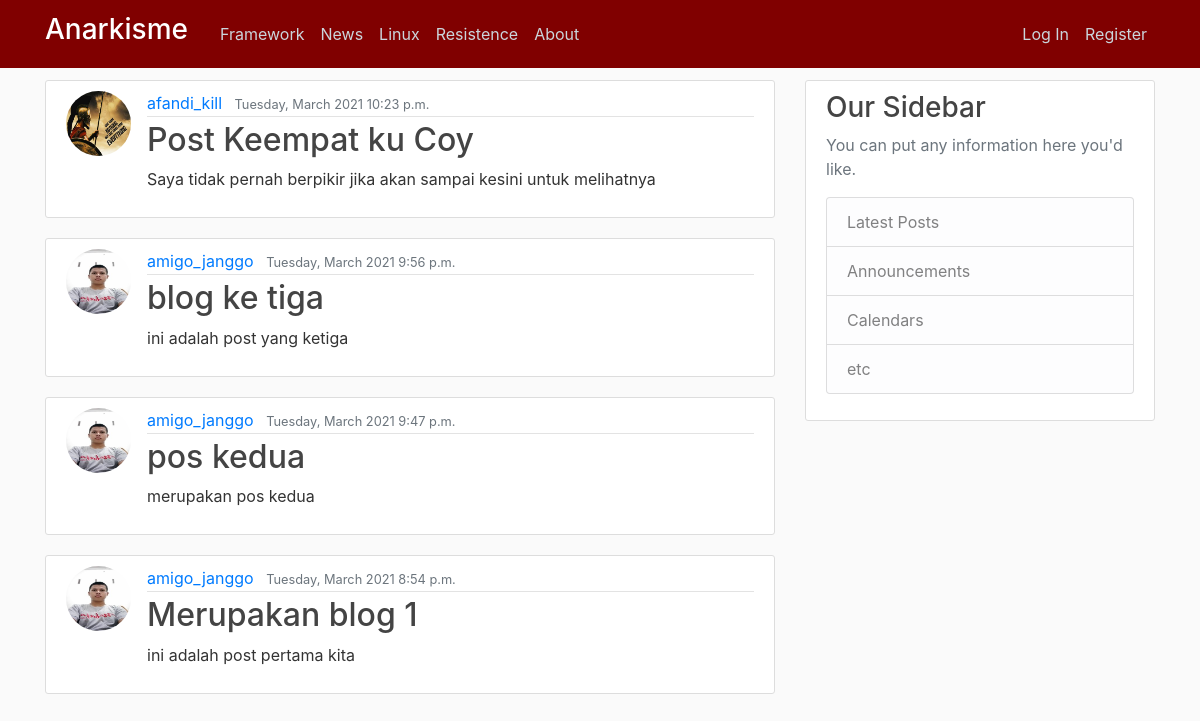
The app's page /, older data.
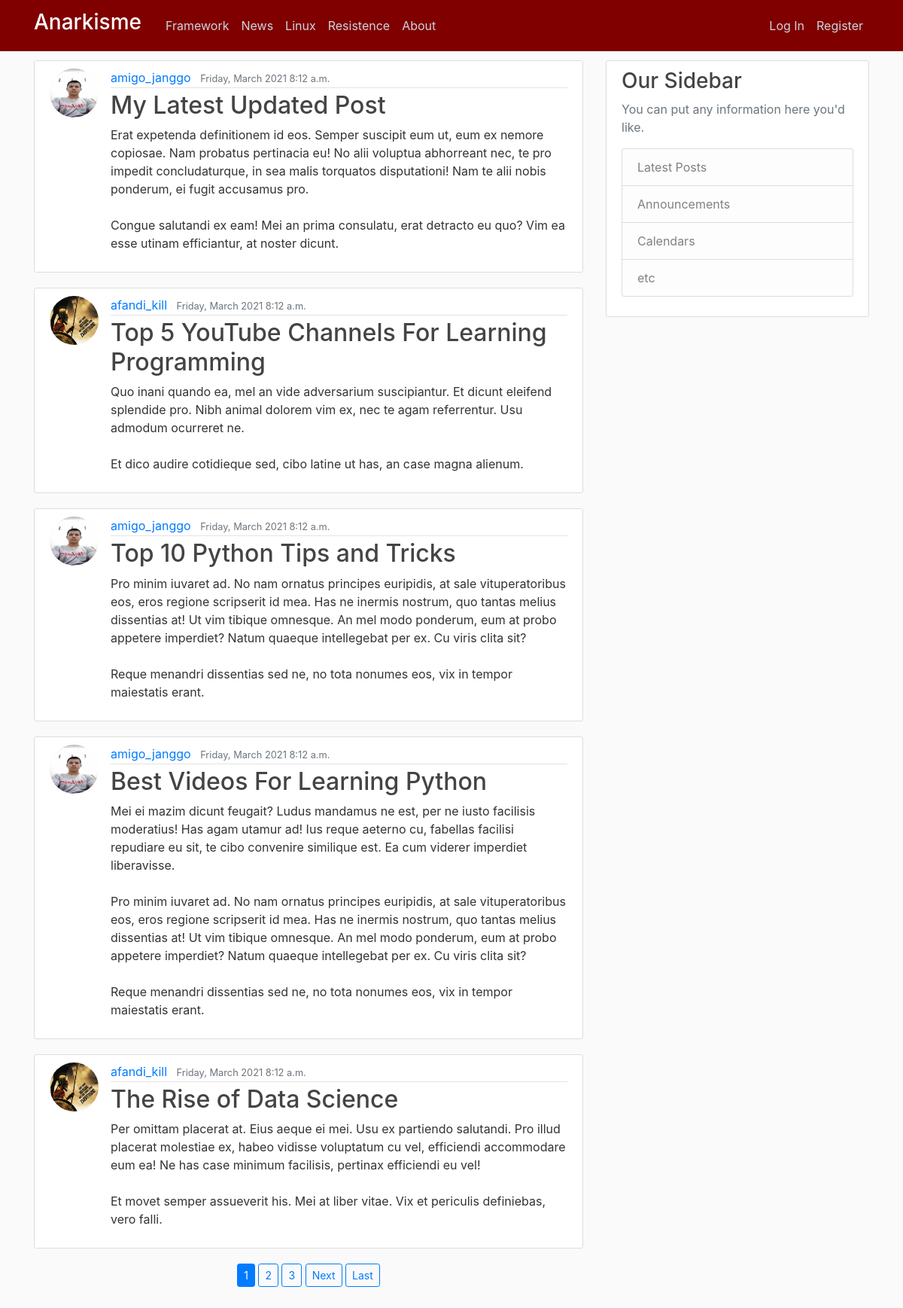
The same page, newer data.
### blog/models.py (models this page shows, shortened)
class Post(models.Model):
	title = models.CharField(max_length=100)
	content = models.TextField()
	tanggal = models.DateTimeField(auto_now_add=timezone.now)
	author = models.ForeignKey(User, on_delete=models.CASCADE)

### users/models.py (models this page shows, shortened)
class Profile(models.Model):
	user = models.OneToOneField(User, on_delete=models.CASCADE)
	image = models.ImageField(default='default.jpg',upload_to='profile_pics')

### blog/views.py (the view)
# urls.py: path('',PostListView.as_view(), name='blog-home'),
class PostListView(ListView):
	model = Post
	template_name = 'blog/home.html'
	context_object_name = 'kirim'
	ordering = ['-tanggal']
	paginate_by = 5

### blog/templates/blog/home.html (shortened to what this page needs)
{% extends "blog/base.html" %}
{% block content %}
    {% for tampil in kirim %}
        <article class="media content-section">
          <img class="rounded-circle article-img" src="{{ tampil.author.profile.image.url }}" alt="">
          <div class="media-body">
            <div class="article-metadata">
              <a class="mr-2" href="{% url 'user-post' tampil.author.username %}">{{tampil.author}}</a>
              <small class="text-muted">{{tampil.tanggal|date:'l, F Y g:i a'}}</small>
            </div>
            <h2><a class="article-title" href="{% url 'post-detail' tampil.id %}">{{tampil.title}}</a></h2>
            <p class="article-content">{{tampil.content}}</p>
          </div>
        </article>
    {% endfor %}
    <div class="row">
      <div class="col-md text-center mb-3">
        {% if is_paginated %}
          {% for num in page_obj.paginator.page_range %}
            {% if page_obj.number == num %}
              <a class="btn btn-primary btn-sm mb-3" href="?page={{ num }}">{{ num }}</a>
            {% elif num > page_obj.number|add:'-3' and num < page_obj.number|add:'3' %}
              <a class="btn btn-outline-primary btn-sm mb-3" href="?page={{ num }}">{{ num }}</a>
            {% endif %}
          {% endfor %}
          {% if page_obj.has_next %}
            <a class="btn btn-outline-primary btn-sm mb-3" href="?page={{ page_obj.next_page_number }}">Next</a>
            <a class="btn btn-outline-primary btn-sm mb-3" href="?page={{ page_obj.paginator.num_pages }}">Last</a>
          {% endif %}
        {% endif %}
      </div>
    </div>
{% endblock content %}

Row changes from the older to the newer data that the page shows:
no longer on this page (row unchanged): Post: author.profile.image (placeholder picture), author "afandi_kill", tanggal "Tuesday, March 2021 10:23 p.m.", title "Post Keempat ku Coy", content "Saya tidak pernah berpikir jika akan sampai kesini untuk melihatnya"
no longer on this page (row edited): Post: author.profile.image (picture), author "amigo_janggo", tanggal "Tuesday, March 2021 9:56 p.m.", title "blog ke tiga", content "ini adalah post yang ketiga"
no longer on this page (row unchanged): Post: author.profile.image (picture), author "amigo_janggo", tanggal "Tuesday, March 2021 9:47 p.m.", title "pos kedua", content "merupakan pos kedua"
no longer on this page (row unchanged): Post: author.profile.image (picture), author "amigo_janggo", tanggal "Tuesday, March 2021 8:54 p.m.", title "Merupakan blog 1", content "ini adalah post pertama kita"
added Post: author.profile.image (picture), author "amigo_janggo", tanggal "Friday, March 2021 8:12 a.m.", title "My Latest Updated Post", content "Erat expetenda definitionem id eos. Semper suscipit eum ut, eum ex nemore copiosae. Nam probatus pertinacia eu! No alii voluptua abhorreant nec, te pro impedit concludaturque, in sea malis torquatos disputationi! Nam te alii nobis ponderum, ei fugit accusamus pro. Congue salutandi ex eam! Mei an prima consulatu, erat detracto eu quo? Vim ea esse utinam efficiantur, at noster dicunt."
added Post: author.profile.image (placeholder picture), author "afandi_kill", tanggal "Friday, March 2021 8:12 a.m.", title "Top 5 YouTube Channels For Learning Programming", content "Quo inani quando ea, mel an vide adversarium suscipiantur. Et dicunt eleifend splendide pro. Nibh animal dolorem vim ex, nec te agam referrentur. Usu admodum ocurreret ne. Et dico audire cotidieque sed, cibo latine ut has, an case magna alienum."
added Post: author.profile.image (picture), author "amigo_janggo", tanggal "Friday, March 2021 8:12 a.m.", title "Top 10 Python Tips and Tricks", content "Pro minim iuvaret ad. No nam ornatus principes euripidis, at sale vituperatoribus eos, eros regione scripserit id mea. Has ne inermis nostrum, quo tantas melius dissentias at! Ut vim tibique omnesque. An mel modo ponderum, eum at probo appetere imperdiet? Natum quaeque intellegebat per ex. Cu viris clita sit? Reque menandri dissentias sed ne, no tota nonumes eos, vix in tempor maiestatis erant."
added Post: author.profile.image (picture), author "amigo_janggo", tanggal "Friday, March 2021 8:12 a.m.", title "Best Videos For Learning Python", content "Mei ei mazim dicunt feugait? Ludus mandamus ne est, per ne iusto facilisis moderatius! Has agam utamur ad! Ius reque aeterno cu, fabellas facilisi repudiare eu sit, te cibo convenire similique est. Ea cum viderer imperdiet liberavisse. Pro minim iuvaret ad. No nam ornatus principes euripidis, at sale vituperatoribus eos, eros regione scripserit id mea. Has ne inermis nostrum, quo tantas melius dissentias at! Ut vim tibique omnesque. An mel modo ponderum, eum at probo appetere imperdiet? Natum quaeque intellegebat per ex. Cu viris clita sit? Reque menandri dissentias sed ne, no tota nonumes eos, vix in tempor maiestatis erant."
added Post: author.profile.image (placeholder picture), author "afandi_kill", tanggal "Friday, March 2021 8:12 a.m.", title "The Rise of Data Science", content "Per omittam placerat at. Eius aeque ei mei. Usu ex partiendo salutandi. Pro illud placerat molestiae ex, habeo vidisse voluptatum cu vel, efficiendi accommodare eum ea! Ne has case minimum facilisis, pertinax efficiendi eu vel! Et movet semper assueverit his. Mei at liber vitae. Vix et periculis definiebas, vero falli."
Text that changed along with them:
new list line: "1"
new list line: "2"
new list line: "3"
text now shown: "Next Last"
